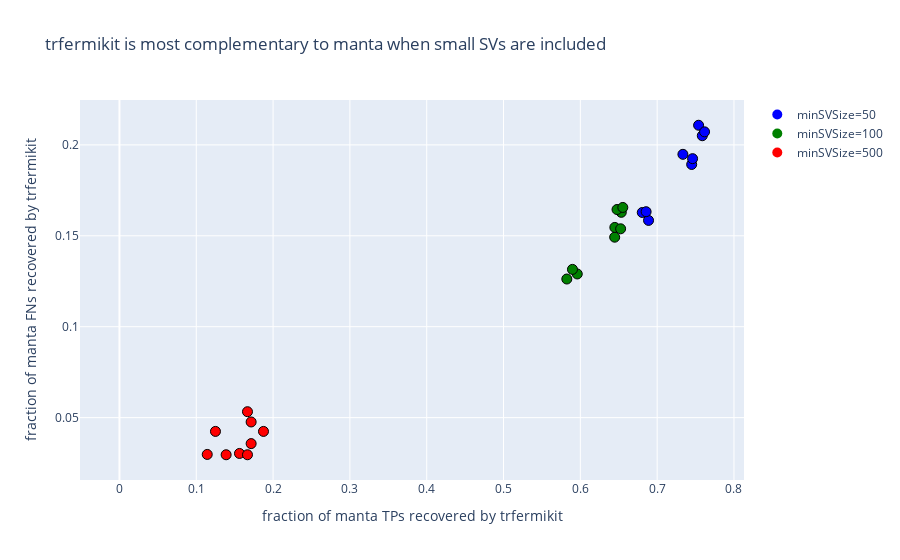

Notebook code cell kept with this figure:
### Markdown cell above
## trfermikit is complementary to manta

### Code cell
def list_to_value(list_): 
    value, = list_
    return int(value)

overlap_fraction = 0.9
root = "/scratch/ucgd/lustre-work/quinlan/u6018199/chaisson_2019/analysis/locally_assemble_short_reads/trfermikit"

def tr_fermikit_TP_intersect_manta(manta_callset, output): 
    list_ = ! $root/bin/bedtools intersect -u -wb -f $overlap_fraction -r \
      -a $output/truvari-pacbio-manta/$manta_callset".vcf" \
      -b $output/truvari-pacbio-trfermikit.unitigSupport.thinned/tp-base.vcf \
      | wc -l 
    return list_to_value(list_)

def tr_fermikit_TP_less_manta(manta_callset, output):
    list_ = ! $root/bin/bedtools subtract -A -f $overlap_fraction -r \
      -a $output/truvari-pacbio-trfermikit.unitigSupport.thinned/tp-base.vcf \
      -b $output/truvari-pacbio-manta/$manta_callset".vcf" \
      | wc -l
    return list_to_value(list_)

def manta_less_tr_fermikit_TP(manta_callset, output):
    list_ = ! $root/bin/bedtools subtract -A -f $overlap_fraction -r \
      -a $output/truvari-pacbio-manta/$manta_callset".vcf" \
      -b $output/truvari-pacbio-trfermikit.unitigSupport.thinned/tp-base.vcf \
    | wc -l 
    return list_to_value(list_)

def check(manta_callset): 
    if manta_callset != 'fn' and manta_callset != 'tp-base': 
        raise Exception
    else: 
        pass
        
def get_manta_fraction(manta_callset, experiment):
    check(manta_callset)
    output = 'data/{}'.format(experiment)
    overlap_count = tr_fermikit_TP_intersect_manta(manta_callset, output)
    manta_exclusive_count = manta_less_tr_fermikit_TP(manta_callset, output)
    return overlap_count/float(overlap_count + manta_exclusive_count)

def get_manta_fractions_configs():   
    experiments = ! ls data

    fractions_of_manta_TP = []
    fractions_of_manta_FN = []
    configs = []

    for experiment in experiments: 
        fractions_of_manta_TP.append(get_manta_fraction(manta_callset='tp-base', experiment=experiment))
        fractions_of_manta_FN.append(get_manta_fraction(manta_callset='fn', experiment=experiment))
        config = get_config(experiment)
        configs.append(config)
        
    return fractions_of_manta_TP, fractions_of_manta_FN, configs

def fractions_of_manta_graph(outer_key, inner_key, title=None, marker_size=10, line_width=1): 
    fractions_of_manta_TP, fractions_of_manta_FN, configs = get_manta_fractions_configs() 
    
    colors = initialize_colors(configs, outer_key, inner_key) 
                
    fig = go.Figure(data=go.Scatter(
        x=fractions_of_manta_TP,
        y=fractions_of_manta_FN,
        mode='markers',
        showlegend=False,        
        marker=dict(
            symbol='circle',
            size=marker_size,
            line=dict(width=line_width, color='black'),
            color=[colors[config[outer_key][inner_key]] for config in configs]
        ),
        hovertemplate='%{text}',
        text=[format_config(config, outer_key, inner_key) for config in configs]))
    fig.update_xaxes(title_text='fraction of manta TPs recovered by trfermikit')
    fig.update_yaxes(title_text='fraction of manta FNs recovered by trfermikit')
    
    fig.update_layout(title=title) 
    
    for value, color in sort_colors(colors):                 
        fig.add_trace(go.Scatter(
            y=[None], 
            mode='markers',
            marker=dict(
                symbol='circle',
                size=marker_size,
                color=color
            ),
            name='{}={}'.format(inner_key, value)
        ))
        
    fig.show()

def fractions_of_manta_graphs(): 
    for outer_key, inner_key, commentary in [
        (
            'filterCalls', 
            'minSVSize',
            'trfermikit is most complementary to manta when small SVs are included'
        ), 
#         ( 
#             'makeRegions',
#             'minRepeatLength',
#             None
#         )
#         (
#             'filterCalls', 
#             'minUnitigBlockLength', 
#             None
#         ),
    ]: fractions_of_manta_graph(outer_key, inner_key, title=commentary) 

fractions_of_manta_graphs()

### Figure 1 — Plotly figure (JSON) as saved in the notebook; plotly's stock layout.template omitted (floating-point values rounded to 4 significant figures)
{"data": [{"hovertemplate": "%{text}", "marker": {"color": ["green", "green", "green", "green", "green", "green", "green", "green", "green", "red", "red", "red", "red", "red", "red", "red", "red", "red", "blue", "blue", "blue", "blue", "blue", "blue", "blue", "blue", "blue"], "line": {"color": "black", "width": 1}, "size": 10, "symbol": "circle"}, "mode": "markers", "showlegend": false, "text": ["filterCalls.minSVSize: 100<br><br>makeRegions: <br>  slop: 250<br>  minCoverage: 0<br>  maxCoverage: 200<br>  maxRegionLength: 100000<br>  minRepeatPeriod: 6<br>  minRepeatLength: 0<br>  functionalRegions: none<br>  genomeBuild: hg38<br>  overlappedFunctionalRegions: false<br>makeCalls: <br>  singleBaseMatchReward: 10<br>  singleBaseMismatchPenalty: 12<br>  gapOpenPenalties: 6,26<br>  gapExtensionPenalties: 1,0<br>  minUnitigMappingQuality: 1<br>filterCalls: <br>  maxIntraClusterDistance: 500<br>  minUnitigMappingQuality: 0<br>  minUnitigBlockLength: 15<br>  svtype: DEL<br>", "filterCalls.minSVSize: 100<br><br>makeRegions: <br>  slop: 250<br>  minCoverage: 0<br>  maxCoverage: 200<br>  maxRegionLength: 100000<br>  minRepeatPeriod: 6<br>  minRepeatLength: 0<br>  functionalRegions: none<br>  genomeBuild: hg38<br>  overlappedFunctionalRegions: false<br>makeCalls: <br>  singleBaseMatchReward: 10<br>  singleBaseMismatchPenalty: 12<br>  gapOpenPenalties: 6,26<br>  gapExtensionPenalties: 1,0<br>  minUnitigMappingQuality: 1<br>filterCalls: <br>  maxIntraClusterDistance: 500<br>  minUnitigMappingQuality: 0<br>  minUnitigBlockLength: 25<br>  svtype: DEL<br>", "filterCalls.minSVSize: 100<br><br>makeRegions: <br>  slop: 250<br>  minCoverage: 0<br>  maxCoverage: 200<br>  maxRegionLength: 100000<br>  minRepeatPeriod: 6<br>  minRepeatLength: 0<br>  functionalRegions: none<br>  genomeBuild: hg38<br>  overlappedFunctionalRegions: false<br>makeCalls: <br>  singleBaseMatchReward: 10<br>  singleBaseMismatchPenalty: 12<br>  gapOpenPenalties: 6,26<br>  gapExtensionPenalties: 1,0<br>  minUnitigMappingQuality: 1<br>filterCalls: <br>  maxIntraClusterDistance: 500<br>  minUnitigMappingQuality: 0<br>  minUnitigBlockLength: 40<br>  svtype: DEL<br>", "filterCalls.minSVSize: 100<br><br>makeRegions: <br>  slop: 250<br>  minCoverage: 0<br>  maxCoverage: 200<br>  maxRegionLength: 100000<br>  minRepeatPeriod: 6<br>  minRepeatLength: 100<br>  functionalRegions: none<br>  genomeBuild: hg38<br>  overlappedFunctionalRegions: false<br>makeCalls: <br>  singleBaseMatchReward: 10<br>  singleBaseMismatchPenalty: 12<br>  gapOpenPenalties: 6,26<br>  gapExtensionPenalties: 1,0<br>  minUnitigMappingQuality: 1<br>filterCalls: <br>  maxIntraClusterDistance: 500<br>  minUnitigMappingQuality: 0<br>  minUnitigBlockLength: 15<br>  svtype: DEL<br>", "filterCalls.minSVSize: 100<br><br>makeRegions: <br>  slop: 250<br>  minCoverage: 0<br>  maxCoverage: 200<br>  maxRegionLength: 100000<br>  minRepeatPeriod: 6<br>  minRepeatLength: 100<br>  functionalRegions: none<br>  genomeBuild: hg38<br>  overlappedFunctionalRegions: false<br>makeCalls: <br>  singleBaseMatchReward: 10<br>  singleBaseMismatchPenalty: 12<br>  gapOpenPenalties: 6,26<br>  gapExtensionPenalties: 1,0<br>  minUnitigMappingQuality: 1<br>filterCalls: <br>  maxIntraClusterDistance: 500<br>  minUnitigMappingQuality: 0<br>  minUnitigBlockLength: 25<br>  svtype: DEL<br>", "filterCalls.minSVSize: 100<br><br>makeRegions: <br>  slop: 250<br>  minCoverage: 0<br>  maxCoverage: 200<br>  maxRegionLength: 100000<br>  minRepeatPeriod: 6<br>  minRepeatLength: 100<br>  functionalRegions: none<br>  genomeBuild: hg38<br>  overlappedFunctionalRegions: false<br>makeCalls: <br>  singleBaseMatchReward: 10<br>  singleBaseMismatchPenalty: 12<br>  gapOpenPenalties: 6,26<br>  gapExtensionPenalties: 1,0<br>  minUnitigMappingQuality: 1<br>filterCalls: <br>  maxIntraClusterDistance: 500<br>  minUnitigMappingQuality: 0<br>  minUnitigBlockLength: 40<br>  svtype: DEL<br>", "filterCalls.minSVSize: 100<br><br>makeRegions: <br>  slop: 250<br>  minCoverage: 0<br>  maxCoverage: 200<br>  maxRegionLength: 100000<br>  minRepeatPeriod: 6<br>  minRepeatLength: 50<br>  functionalRegions: none<br>  genomeBuild: hg38<br>  overlappedFunctionalRegions: false<br>makeCalls: <br>  singleBaseMatchReward: 10<br>  singleBaseMismatchPenalty: 12<br>  gapOpenPenalties: 6,26<br>  gapExtensionPenalties: 1,0<br>  minUnitigMappingQuality: 1<br>filterCalls: <br>  maxIntraClusterDistance: 500<br>  minUnitigMappingQuality: 0<br>  minUnitigBlockLength: 15<br>  svtype: DEL<br>", "filterCalls.minSVSize: 100<br><br>makeRegions: <br>  slop: 250<br>  minCoverage: 0<br>  maxCoverage: 200<br>  maxRegionLength: 100000<br>  minRepeatPeriod: 6<br>  minRepeatLength: 50<br>  functionalRegions: none<br>  genomeBuild: hg38<br>  overlappedFunctionalRegions: false<br>makeCalls: <br>  singleBaseMatchReward: 10<br>  singleBaseMismatchPenalty: 12<br>  gapOpenPenalties: 6,26<br>  gapExtensionPenalties: 1,0<br>  minUnitigMappingQuality: 1<br>filterCalls: <br>  maxIntraClusterDistance: 500<br>  minUnitigMappingQuality: 0<br>  minUnitigBlockLength: 25<br>  svtype: DEL<br>", "filterCalls.minSVSize: 100<br><br>makeRegions: <br>  slop: 250<br>  minCoverage: 0<br>  maxCoverage: 200<br>  maxRegionLength: 100000<br>  minRepeatPeriod: 6<br>  minRepeatLength: 50<br>  functionalRegions: none<br>  genomeBuild: hg38<br>  overlappedFunctionalRegions: false<br>makeCalls: <br>  singleBaseMatchReward: 10<br>  singleBaseMismatchPenalty: 12<br>  gapOpenPenalties: 6,26<br>  gapExtensionPenalties: 1,0<br>  minUnitigMappingQuality: 1<br>filterCalls: <br>  maxIntraClusterDistance: 500<br>  minUnitigMappingQuality: 0<br>  minUnitigBlockLength: 40<br>  svtype: DEL<br>", "filterCalls.minSVSize: 500<br><br>makeRegions: <br>  slop: 250<br>  minCoverage: 0<br>  maxCoverage: 200<br>  maxRegionLength: 100000<br>  minRepeatPeriod: 6<br>  minRepeatLength: 0<br>  functionalRegions: none<br>  genomeBuild: hg38<br>  overlappedFunctionalRegions: false<br>makeCalls: <br>  singleBaseMatchReward: 10<br>  singleBaseMismatchPenalty: 12<br>  gapOpenPenalties: 6,26<br>  gapExtensionPenalties: 1,0<br>  minUnitigMappingQuality: 1<br>filterCalls: <br>  maxIntraClusterDistance: 500<br>  minUnitigMappingQuality: 0<br>  minUnitigBlockLength: 15<br>  svtype: DEL<br>", "filterCalls.minSVSize: 500<br><br>makeRegions: <br>  slop: 250<br>  minCoverage: 0<br>  maxCoverage: 200<br>  maxRegionLength: 100000<br>  minRepeatPeriod: 6<br>  minRepeatLength: 0<br>  functionalRegions: none<br>  genomeBuild: hg38<br>  overlappedFunctionalRegions: false<br>makeCalls: <br>  singleBaseMatchReward: 10<br>  singleBaseMismatchPenalty: 12<br>  gapOpenPenalties: 6,26<br>  gapExtensionPenalties: 1,0<br>  minUnitigMappingQuality: 1<br>filterCalls: <br>  maxIntraClusterDistance: 500<br>  minUnitigMappingQuality: 0<br>  minUnitigBlockLength: 25<br>  svtype: DEL<br>", "filterCalls.minSVSize: 500<br><br>makeRegions: <br>  slop: 250<br>  minCoverage: 0<br>  maxCoverage: 200<br>  maxRegionLength: 100000<br>  minRepeatPeriod: 6<br>  minRepeatLength: 0<br>  functionalRegions: none<br>  genomeBuild: hg38<br>  overlappedFunctionalRegions: false<br>makeCalls: <br>  singleBaseMatchReward: 10<br>  singleBaseMismatchPenalty: 12<br>  gapOpenPenalties: 6,26<br>  gapExtensionPenalties: 1,0<br>  minUnitigMappingQuality: 1<br>filterCalls: <br>  maxIntraClusterDistance: 500<br>  minUnitigMappingQuality: 0<br>  minUnitigBlockLength: 40<br>  svtype: DEL<br>", "filterCalls.minSVSize: 500<br><br>makeRegions: <br>  slop: 250<br>  minCoverage: 0<br>  maxCoverage: 200<br>  maxRegionLength: 100000<br>  minRepeatPeriod: 6<br>  minRepeatLength: 100<br>  functionalRegions: none<br>  genomeBuild: hg38<br>  overlappedFunctionalRegions: false<br>makeCalls: <br>  singleBaseMatchReward: 10<br>  singleBaseMismatchPenalty: 12<br>  gapOpenPenalties: 6,26<br>  gapExtensionPenalties: 1,0<br>  minUnitigMappingQuality: 1<br>filterCalls: <br>  maxIntraClusterDistance: 500<br>  minUnitigMappingQuality: 0<br>  minUnitigBlockLength: 15<br>  svtype: DEL<br>", "filterCalls.minSVSize: 500<br><br>makeRegions: <br>  slop: 250<br>  minCoverage: 0<br>  maxCoverage: 200<br>  maxRegionLength: 100000<br>  minRepeatPeriod: 6<br>  minRepeatLength: 100<br>  functionalRegions: none<br>  genomeBuild: hg38<br>  overlappedFunctionalRegions: false<br>makeCalls: <br>  singleBaseMatchReward: 10<br>  singleBaseMismatchPenalty: 12<br>  gapOpenPenalties: 6,26<br>  gapExtensionPenalties: 1,0<br>  minUnitigMappingQuality: 1<br>filterCalls: <br>  maxIntraClusterDistance: 500<br>  minUnitigMappingQuality: 0<br>  minUnitigBlockLength: 25<br>  svtype: DEL<br>", "filterCalls.minSVSize: 500<br><br>makeRegions: <br>  slop: 250<br>  minCoverage: 0<br>  maxCoverage: 200<br>  maxRegionLength: 100000<br>  minRepeatPeriod: 6<br>  minRepeatLength: 100<br>  functionalRegions: none<br>  genomeBuild: hg38<br>  overlappedFunctionalRegions: false<br>makeCalls: <br>  singleBaseMatchReward: 10<br>  singleBaseMismatchPenalty: 12<br>  gapOpenPenalties: 6,26<br>  gapExtensionPenalties: 1,0<br>  minUnitigMappingQuality: 1<br>filterCalls: <br>  maxIntraClusterDistance: 500<br>  minUnitigMappingQuality: 0<br>  minUnitigBlockLength: 40<br>  svtype: DEL<br>", "filterCalls.minSVSize: 500<br><br>makeRegions: <br>  slop: 250<br>  minCoverage: 0<br>  maxCoverage: 200<br>  maxRegionLength: 100000<br>  minRepeatPeriod: 6<br>  minRepeatLength: 50<br>  functionalRegions: none<br>  genomeBuild: hg38<br>  overlappedFunctionalRegions: false<br>makeCalls: <br>  singleBaseMatchReward: 10<br>  singleBaseMismatchPenalty: 12<br>  gapOpenPenalties: 6,26<br>  gapExtensionPenalties: 1,0<br>  minUnitigMappingQuality: 1<br>filterCalls: <br>  maxIntraClusterDistance: 500<br>  minUnitigMappingQuality: 0<br>  minUnitigBlockLength: 15<br>  svtype: DEL<br>", "filterCalls.minSVSize: 500<br><br>makeRegions: <br>  slop: 250<br>  minCoverage: 0<br>  maxCoverage: 200<br>  maxRegionLength: 100000<br>  minRepeatPeriod: 6<br>  minRepeatLength: 50<br>  functionalRegions: none<br>  genomeBuild: hg38<br>  overlappedFunctionalRegions: false<br>makeCalls: <br>  singleBaseMatchReward: 10<br>  singleBaseMismatchPenalty: 12<br>  gapOpenPenalties: 6,26<br>  gapExtensionPenalties: 1,0<br>  minUnitigMappingQuality: 1<br>filterCalls: <br>  maxIntraClusterDistance: 500<br>  minUnitigMappingQuality: 0<br>  minUnitigBlockLength: 25<br>  svtype: DEL<br>", "filterCalls.minSVSize: 500<br><br>makeRegions: <br>  slop: 250<br>  minCoverage: 0<br>  maxCoverage: 200<br>  maxRegionLength: 100000<br>  minRepeatPeriod: 6<br>  minRepeatLength: 50<br>  functionalRegions: none<br>  genomeBuild: hg38<br>  overlappedFunctionalRegions: false<br>makeCalls: <br>  singleBaseMatchReward: 10<br>  singleBaseMismatchPenalty: 12<br>  gapOpenPenalties: 6,26<br>  gapExtensionPenalties: 1,0<br>  minUnitigMappingQuality: 1<br>filterCalls: <br>  maxIntraClusterDistance: 500<br>  minUnitigMappingQuality: 0<br>  minUnitigBlockLength: 40<br>  svtype: DEL<br>", "filterCalls.minSVSize: 50<br><br>makeRegions: <br>  slop: 250<br>  minCoverage: 0<br>  maxCoverage: 200<br>  maxRegionLength: 100000<br>  minRepeatPeriod: 6<br>  minRepeatLength: 0<br>  functionalRegions: none<br>  genomeBuild: hg38<br>  overlappedFunctionalRegions: false<br>makeCalls: <br>  singleBaseMatchReward: 10<br>  singleBaseMismatchPenalty: 12<br>  gapOpenPenalties: 6,26<br>  gapExtensionPenalties: 1,0<br>  minUnitigMappingQuality: 1<br>filterCalls: <br>  maxIntraClusterDistance: 500<br>  minUnitigMappingQuality: 0<br>  minUnitigBlockLength: 15<br>  svtype: DEL<br>", "filterCalls.minSVSize: 50<br><br>makeRegions: <br>  slop: 250<br>  minCoverage: 0<br>  maxCoverage: 200<br>  maxRegionLength: 100000<br>  minRepeatPeriod: 6<br>  minRepeatLength: 0<br>  functionalRegions: none<br>  genomeBuild: hg38<br>  overlappedFunctionalRegions: false<br>makeCalls: <br>  singleBaseMatchReward: 10<br>  singleBaseMismatchPenalty: 12<br>  gapOpenPenalties: 6,26<br>  gapExtensionPenalties: 1,0<br>  minUnitigMappingQuality: 1<br>filterCalls: <br>  maxIntraClusterDistance: 500<br>  minUnitigMappingQuality: 0<br>  minUnitigBlockLength: 25<br>  svtype: DEL<br>", "filterCalls.minSVSize: 50<br><br>makeRegions: <br>  slop: 250<br>  minCoverage: 0<br>  maxCoverage: 200<br>  maxRegionLength: 100000<br>  minRepeatPeriod: 6<br>  minRepeatLength: 0<br>  functionalRegions: none<br>  genomeBuild: hg38<br>  overlappedFunctionalRegions: false<br>makeCalls: <br>  singleBaseMatchReward: 10<br>  singleBaseMismatchPenalty: 12<br>  gapOpenPenalties: 6,26<br>  gapExtensionPenalties: 1,0<br>  minUnitigMappingQuality: 1<br>filterCalls: <br>  maxIntraClusterDistance: 500<br>  minUnitigMappingQuality: 0<br>  minUnitigBlockLength: 40<br>  svtype: DEL<br>", "filterCalls.minSVSize: 50<br><br>makeRegions: <br>  slop: 250<br>  minCoverage: 0<br>  maxCoverage: 200<br>  maxRegionLength: 100000<br>  minRepeatPeriod: 6<br>  minRepeatLength: 100<br>  functionalRegions: none<br>  genomeBuild: hg38<br>  overlappedFunctionalRegions: false<br>makeCalls: <br>  singleBaseMatchReward: 10<br>  singleBaseMismatchPenalty: 12<br>  gapOpenPenalties: 6,26<br>  gapExtensionPenalties: 1,0<br>  minUnitigMappingQuality: 1<br>filterCalls: <br>  maxIntraClusterDistance: 500<br>  minUnitigMappingQuality: 0<br>  minUnitigBlockLength: 15<br>  svtype: DEL<br>", "filterCalls.minSVSize: 50<br><br>makeRegions: <br>  slop: 250<br>  minCoverage: 0<br>  maxCoverage: 200<br>  maxRegionLength: 100000<br>  minRepeatPeriod: 6<br>  minRepeatLength: 100<br>  functionalRegions: none<br>  genomeBuild: hg38<br>  overlappedFunctionalRegions: false<br>makeCalls: <br>  singleBaseMatchReward: 10<br>  singleBaseMismatchPenalty: 12<br>  gapOpenPenalties: 6,26<br>  gapExtensionPenalties: 1,0<br>  minUnitigMappingQuality: 1<br>filterCalls: <br>  maxIntraClusterDistance: 500<br>  minUnitigMappingQuality: 0<br>  minUnitigBlockLength: 25<br>  svtype: DEL<br>", "filterCalls.minSVSize: 50<br><br>makeRegions: <br>  slop: 250<br>  minCoverage: 0<br>  maxCoverage: 200<br>  maxRegionLength: 100000<br>  minRepeatPeriod: 6<br>  minRepeatLength: 100<br>  functionalRegions: none<br>  genomeBuild: hg38<br>  overlappedFunctionalRegions: false<br>makeCalls: <br>  singleBaseMatchReward: 10<br>  singleBaseMismatchPenalty: 12<br>  gapOpenPenalties: 6,26<br>  gapExtensionPenalties: 1,0<br>  minUnitigMappingQuality: 1<br>filterCalls: <br>  maxIntraClusterDistance: 500<br>  minUnitigMappingQuality: 0<br>  minUnitigBlockLength: 40<br>  svtype: DEL<br>", "filterCalls.minSVSize: 50<br><br>makeRegions: <br>  slop: 250<br>  minCoverage: 0<br>  maxCoverage: 200<br>  maxRegionLength: 100000<br>  minRepeatPeriod: 6<br>  minRepeatLength: 50<br>  functionalRegions: none<br>  genomeBuild: hg38<br>  overlappedFunctionalRegions: false<br>makeCalls: <br>  singleBaseMatchReward: 10<br>  singleBaseMismatchPenalty: 12<br>  gapOpenPenalties: 6,26<br>  gapExtensionPenalties: 1,0<br>  minUnitigMappingQuality: 1<br>filterCalls: <br>  maxIntraClusterDistance: 500<br>  minUnitigMappingQuality: 0<br>  minUnitigBlockLength: 15<br>  svtype: DEL<br>", "filterCalls.minSVSize: 50<br><br>makeRegions: <br>  slop: 250<br>  minCoverage: 0<br>  maxCoverage: 200<br>  maxRegionLength: 100000<br>  minRepeatPeriod: 6<br>  minRepeatLength: 50<br>  functionalRegions: none<br>  genomeBuild: hg38<br>  overlappedFunctionalRegions: false<br>makeCalls: <br>  singleBaseMatchReward: 10<br>  singleBaseMismatchPenalty: 12<br>  gapOpenPenalties: 6,26<br>  gapExtensionPenalties: 1,0<br>  minUnitigMappingQuality: 1<br>filterCalls: <br>  maxIntraClusterDistance: 500<br>  minUnitigMappingQuality: 0<br>  minUnitigBlockLength: 25<br>  svtype: DEL<br>", "filterCalls.minSVSize: 50<br><br>makeRegions: <br>  slop: 250<br>  minCoverage: 0<br>  maxCoverage: 200<br>  maxRegionLength: 100000<br>  minRepeatPeriod: 6<br>  minRepeatLength: 50<br>  functionalRegions: none<br>  genomeBuild: hg38<br>  overlappedFunctionalRegions: false<br>makeCalls: <br>  singleBaseMatchReward: 10<br>  singleBaseMismatchPenalty: 12<br>  gapOpenPenalties: 6,26<br>  gapExtensionPenalties: 1,0<br>  minUnitigMappingQuality: 1<br>filterCalls: <br>  maxIntraClusterDistance: 500<br>  minUnitigMappingQuality: 0<br>  minUnitigBlockLength: 40<br>  svtype: DEL<br>"], "type": "scatter", "x": [0.6533, 0.6447, 0.596, 0.6477, 0.6449, 0.5824, 0.6553, 0.6524, 0.5897, 0.1875, 0.1562, 0.125, 0.1667, 0.1667, 0.1389, 0.1714, 0.1714, 0.1143, 0.7587, 0.7449, 0.6888, 0.7539, 0.7335, 0.6806, 0.7617, 0.7461, 0.6856], "y": [0.1629, 0.1492, 0.129, 0.1644, 0.1546, 0.1262, 0.1656, 0.1538, 0.1315, 0.04242, 0.0303, 0.04242, 0.05325, 0.02959, 0.02959, 0.04762, 0.03571, 0.02976, 0.205, 0.1892, 0.1585, 0.2108, 0.1948, 0.1628, 0.2072, 0.1924, 0.1632]}, {"marker": {"color": "blue", "size": 10, "symbol": "circle"}, "mode": "markers", "name": "minSVSize=50", "type": "scatter", "y": [null]}, {"marker": {"color": "green", "size": 10, "symbol": "circle"}, "mode": "markers", "name": "minSVSize=100", "type": "scatter", "y": [null]}, {"marker": {"color": "red", "size": 10, "symbol": "circle"}, "mode": "markers", "name": "minSVSize=500", "type": "scatter", "y": [null]}], "layout": {"title": {"text": "trfermikit is most complementary to manta when small SVs are included"}, "xaxis": {"title": {"text": "fraction of manta TPs recovered by trfermikit"}}, "yaxis": {"title": {"text": "fraction of manta FNs recovered by trfermikit"}}}}
